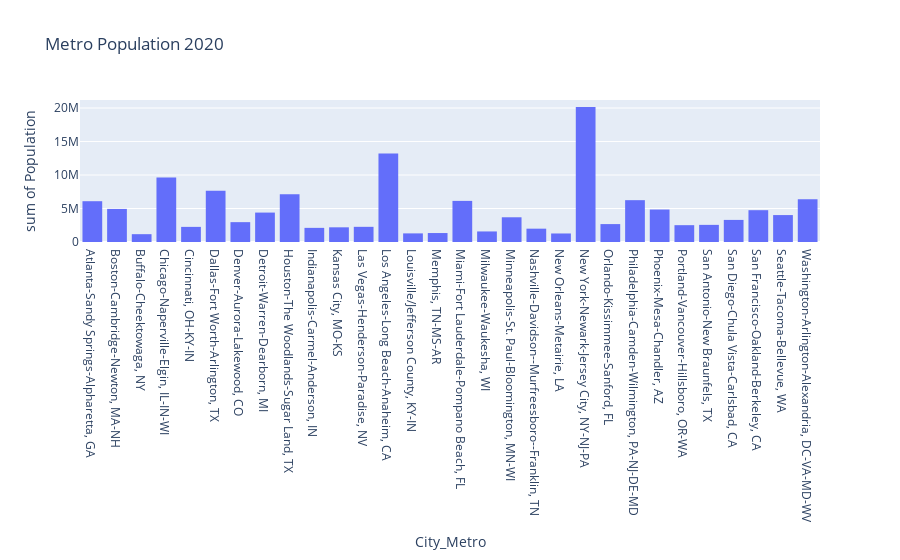

Source (notebook cell):
### Code cell
px.histogram(DF1_MetPop2020, x='City_Metro', y='Population', nbins= 7, title='Metro Population 2020')

### Figure 1 — Plotly figure (JSON) as saved in the notebook; plotly's stock layout.template omitted (floating-point values rounded to 4 significant figures)
{"data": [{"alignmentgroup": "True", "bingroup": "x", "histfunc": "sum", "hovertemplate": "City_Metro=%{x}<br>sum of Population=%{y}<extra></extra>", "legendgroup": "", "marker": {"color": "#636efa", "pattern": {"shape": ""}}, "name": "", "nbinsx": 7, "offsetgroup": "", "orientation": "v", "showlegend": false, "type": "histogram", "x": ["Atlanta-Sandy Springs-Alpharetta, GA", "Boston-Cambridge-Newton, MA-NH", "Buffalo-Cheektowaga, NY", "Chicago-Naperville-Elgin, IL-IN-WI", "Cincinnati, OH-KY-IN", "Dallas-Fort Worth-Arlington, TX", "Denver-Aurora-Lakewood, CO", "Detroit-Warren-Dearborn, MI", "Houston-The Woodlands-Sugar Land, TX", "Indianapolis-Carmel-Anderson, IN", "Kansas City, MO-KS", "Las Vegas-Henderson-Paradise, NV", "Los Angeles-Long Beach-Anaheim, CA", "Louisville/Jefferson County, KY-IN", "Memphis, TN-MS-AR", "Miami-Fort Lauderdale-Pompano Beach, FL", "Milwaukee-Waukesha, WI", "Minneapolis-St. Paul-Bloomington, MN-WI", "Nashville-Davidson--Murfreesboro--Franklin, TN", "New Orleans-Metairie, LA", "New York-Newark-Jersey City, NY-NJ-PA", "Orlando-Kissimmee-Sanford, FL", "Philadelphia-Camden-Wilmington, PA-NJ-DE-MD", "Phoenix-Mesa-Chandler, AZ", "Portland-Vancouver-Hillsboro, OR-WA", "San Antonio-New Braunfels, TX", "San Diego-Chula Vista-Carlsbad, CA", "San Francisco-Oakland-Berkeley, CA", "Seattle-Tacoma-Bellevue, WA", "Washington-Arlington-Alexandria, DC-VA-MD-WV"], "xaxis": "x", "y": [6089815, 4941632, 1166902, 9618502, 2256884, 7637387, 2963821, 4392041, 7122240, 2111040, 2192035, 2265461, 13200998, 1285439, 1337779, 6138333, 1574731, 3690261, 1989519, 1271845, 20140470, 2673376, 6245051, 4845832, 2512859, 2558143, 3298634, 4749008, 4018762, 6385162], "yaxis": "y"}], "layout": {"barmode": "relative", "legend": {"tracegroupgap": 0}, "title": {"text": "Metro Population 2020"}, "xaxis": {"anchor": "y", "domain": [0, 1], "title": {"text": "City_Metro"}}, "yaxis": {"anchor": "x", "domain": [0, 1], "title": {"text": "sum of Population"}}}}
